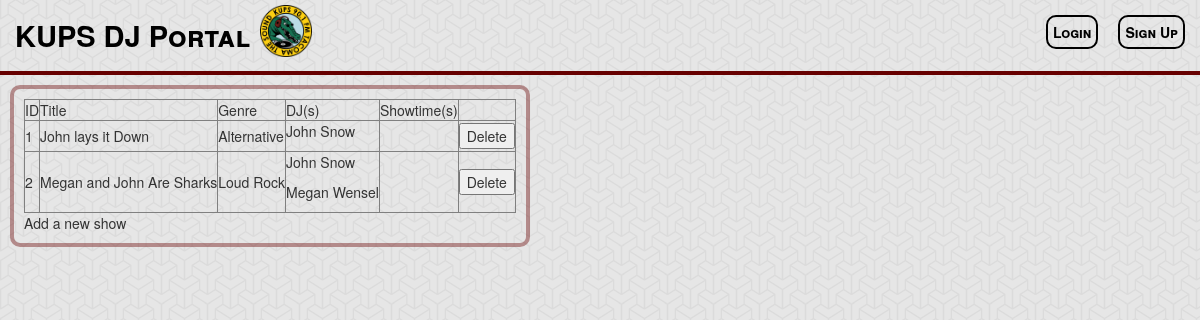
The page /manage-shows.php on the database its author committed.
### tables this page shows
CREATE TABLE IF NOT EXISTS radioShow (
	showid INT NOT NULL,
	genre VARCHAR(20),
	title VARCHAR(40),
	PRIMARY KEY (showid)
);

CREATE TABLE IF NOT EXISTS dj (
	email VARCHAR(30),
	showid INT,
	PRIMARY KEY (email, showid),
	FOREIGN KEY (email) REFERENCES user(email)
		ON DELETE CASCADE,
	FOREIGN KEY (showid) REFERENCES radioShow(showid)
		ON DELETE CASCADE
);

CREATE TABLE IF NOT EXISTS user (
	name VARCHAR(20) NOT NULL,
	admin TINYINT(2) DEFAULT 0,
	password VARCHAR(20) NOT NULL,
	email VARCHAR(30) NOT NULL,
	PRIMARY KEY (email)
);

### _helpers.php (called while the page is built, shortened)
<?php
function get_genre($shortform) {
	if ($shortform == 'alt') {
		return "Alternative";
	}
	else if ($shortform == 'hip') {
		return "Hip Hop";
	}
	else if ($shortform == 'loud') {
		return "Loud Rock";
	}
}
?>

### _display-shows.php (the view, shortened to what this page needs)
<?php
include '_helpers.php';
echo "<div class='content left-float'>";
	try
	{
		$db = new PDO("mysql:dbname=soundpod", 'root');
		$db -> setAttribute(PDO::ATTR_ERRMODE, PDO::ERRMODE_EXCEPTION);
		echo '<table border="1">';
		echo '<tr><td>ID</td><td>Title</td><td>Genre</td><td>DJ(s)</td><td>Showtime(s)</td><td></td></tr>';
		$shows = $db -> query ("SELECT * FROM radioShow ORDER BY genre, showid");
		foreach ($shows as $show)
		{
			$showid = $show['showid'];
			$title = $show['title'];
			$genre = get_genre($show['genre']);
			echo "<tr><td>".$showid."</td>";
			echo "<td>".$title."</td>";
			echo "<td>".$genre."</td>";
			$djs = $db -> query ("SELECT * FROM user NATURAL JOIN dj WHERE showid=$showid");
			echo "<td>";
			foreach ($djs as $dj) {
				$n = $dj['name'];
				echo "<p>$n</p>";
			}
			echo "</td>";
			echo "<td>";
			echo "</td>";
			echo "<td><form id='delete_form_$showid' method='post' action='/_delete-show.php'>";
			echo "<input type='submit' name='submit_$showid' value='Delete' /></form></td>";
			echo "</tr>";
		}
		echo "</table>";
		echo "<a href='/add-show.php'>Add a new show</a>";
	}
	catch(PDOException $e) {
		print 'Exception : '.$e -> getMessage();
	}
echo "</div>";
?>

### assets/stylesheets/screen.css (style rules this page uses)
body { background: #ffffff url("/assets/images/background/escheresque.png") repeat left top; }
a { text-decoration: none; }
a:link, a:visited, a:hover, a:active { color: inherit; }
.content { border: 4px solid rgba(102, 0, 0, 0.4); -webkit-border-radius: 10px; -moz-border-radius: 10px; -ms-border-radius: 10px; border-radius: 10px; margin: 10px; padding: 10px; }
.left-float { float: left; }

### rows shown on the page
radioshow: showid "1", title "John lays it Down", genre "Alternative"
dj: email.name "John Snow"
radioshow: showid "2", title "Megan and John Are Sharks", genre "Loud Rock"
dj: email.name "John Snow"
dj: email.name "Megan Wensel"
